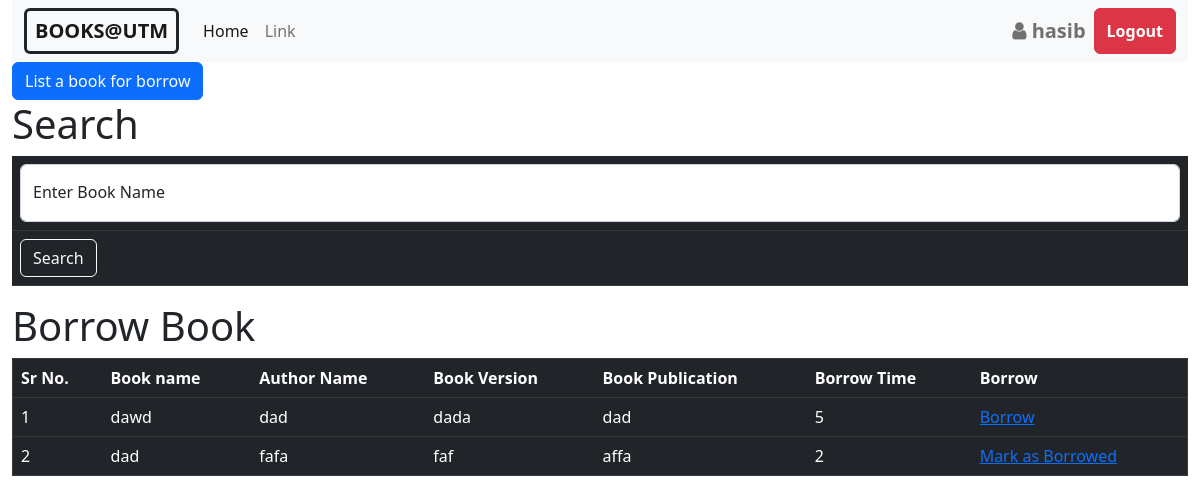
Screenshot of /borrow-book/index.php (signed in) with the database file from the repository.
### tables this page shows
CREATE TABLE `borrow_book` (
  `id` int(11) NOT NULL,
  `owner_id` int(11) NOT NULL,
  `book_name` varchar(50) NOT NULL,
  `author_name` varchar(50) NOT NULL,
  `book_version` varchar(20) NOT NULL,
  `book_publication` varchar(50) NOT NULL,
  `borrow_time` int(11) NOT NULL,
  `borrow_status` int(11) NOT NULL DEFAULT 0
);

### borrow-book/index.php (the view, shortened to what this page needs)
<?php
$loggedin = $_SESSION['logedin'];
if ($loggedin != 'true') {
    header('location:../login.php');
} else {
    $username = $_SESSION['username'];
}
?>
<html>
<head>
    <link rel="stylesheet" href="../css/bootstrap.min.css" />
    <link rel="stylesheet" href="https://cdnjs.cloudflare.com/ajax/libs/font-awesome/4.7.0/css/font-awesome.min.css" />
</head>
<body>
    <div class="container-fluid">
        <nav class="navbar navbar-expand-lg bg-light">
            <div class="container-fluid">
                <a class="navbar-brand text-decoration-none border border-dark border-3 rounded px-2" href="../home.php"><b>BOOKS@UTM</b></a>
                <div class="collapse navbar-collapse" id="navbarTogglerDemo02">
                    <ul class="navbar-nav me-auto mb-2 mb-lg-0">
                        <li class="nav-item">
                            <a class="nav-link active" aria-current="page" href="../home.php">Home</a>
                        </li>
                        <li class="nav-item">
                            <a class="nav-link  text-decoration-none" href="#">Link</a>
                        </li>
                    </ul>
                    <div class="d-flex ">
                        <span class="navbar-text fw-bold fs-5 mx-2">
                            <i class="fa fa-user " aria-hidden="true"></i>
                            <?php echo $username; ?>
                        </span>
                        <button class="btn btn-danger fw-bold" onclick="window.location.href='../login.php'">Logout</button>
                    </div>
                </div>
            </div>
        </nav>
        <a href="list_for_borrow.php" class="btn btn-primary">List a book for borrow</a>
        <form method="post">
<h1>Search</h1>
    <table class="table table-dark table-hover">
        <tr>
            <td>
            <div class="form-floating">
            <input type="text" name="book_name" size="20" maxlength="20" class="form-control" id="floatingInput" placeholder="book_name"/>
            <label for="floatingInput" class="text-dark">Enter Book Name</label>
            </div>
            </td>
        </tr>
        <tr>
            <td>
                <input type="submit" name="submit" value="Search" class="btn btn-outline-light"/>
            </td>
        </tr>
    </table>
</form>
        <h1> Borrow Book</h1>
                    <?php
                    $dbservername = "localhost";
                    $dbusername = "root";
                    $dbpassword = "";
                    $dbname = "book_sell";
                    $conn = mysqli_connect($dbservername, $dbusername, $dbpassword, $dbname);
                    if(isset($_POST['submit'])){
                        $book_name = $_POST['book_name'];
                        $sql = "SELECT * FROM borrow_book WHERE borrow_status=0 and book_name LIKE '%$book_name%'";
                    }
                    else{
                        $sql = "SELECT * from borrow_book where borrow_status=0";
                    }
                    $res = mysqli_query($conn, $sql);
                    if (mysqli_num_rows($res) > 0) {
                        $num = 1;
                        echo "<table border='1' width='100%' class='table table-dark table-hover'>";
                        echo "<tr>";
                        echo "<th>Sr No.</th>";
                        echo "<th>Book name</th>";
                        echo "<th>Author Name</th>";
                        echo "<th>Book Version</th>";
                        echo "<th>Book Publication</th>";
                        echo "<th>Borrow Time</th>";
                        echo "<th>Borrow</th>";
                        echo "</tr>";
                        while($row = mysqli_fetch_assoc($res)) {
                            echo "<tr>";
                            echo "<td>".$num."</td>";
                            echo "<td>".$row["book_name"]."</td>";
                            echo "<td>".$row["author_name"]."</td>";
                            echo "<td>".$row["book_version"]."</td>";
                            echo "<td>".$row["book_publication"]."</td>";
                            echo "<td>".$row["borrow_time"]."</td>";
                            if($_SESSION['studentid']==$row['owner_id']){
                                echo "<td><a href='mark_as_borrowed.php?book_id=".$row['id']."'>Mark as Borrowed</a></td>";
                            }
                            else{
                                echo "<td><a href='borrow_book.php?seller_id=".$row['owner_id']."'>Borrow</a></td>";
                            }
                            echo "</tr>";
                            $num++;
                        }
                        echo "</table>";
                    } else {
                        echo "0 results";
                    }
?>
    </div>
</body>
</html>

### rows the page displays
borrow_book: book_name "dawd", author_name "dad", book_version "dada", book_publication "dad", borrow_time "5"
borrow_book: book_name "dad", author_name "fafa", book_version "faf", book_publication "affa", borrow_time "2"

### other values shown
$username "hasib"
